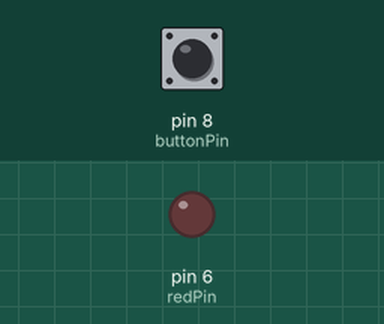
A sketch run on a simulated Arduino Uno, built with avr-gcc and run on an emulated ATmega328P. On the bench: output pins drawn as LEDs (lit = HIGH). The inputs (shaded band) are chosen by the test bench; at power-on: pin 8 (buttonPin) LOW. What the sketch prints to the serial monitor is not drawn.

Above: at 1.2 s.
1.3 s: pin 8 (buttonPin) pulled HIGH for 0.15 s
At 2.6 s:
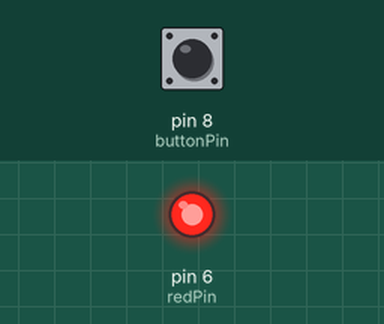
2.9 s: pin 8 (buttonPin) pulled HIGH for 1 s
At 4.0 s:
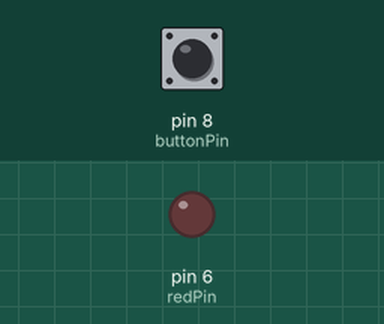
5.4 s: pin 8 (buttonPin) pulled HIGH for 3.2 s
At 6.0 s:
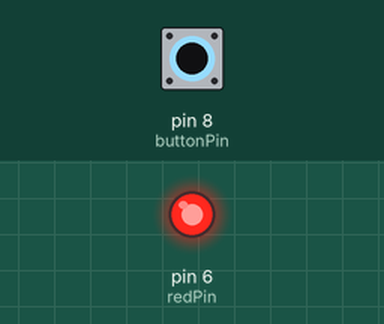
Timing chart, 0 to 8.4 s (numbered marks = the images above; inputs shaded):
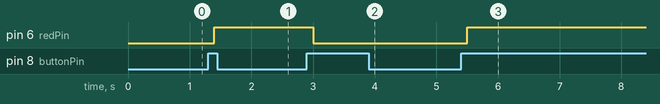

The sketch:

Lesson28_New_Ard.ino
```cpp
int redPin = 6;
int buttonPin = 8;
int buttonRead;
int DT = 100;
int ledState = 0;
int buttonNew;
int buttonOld = 1;


void setup() {
  // put your setup code here, to run once:
Serial.begin(9600);
pinMode(redPin,OUTPUT);
pinMode(buttonPin,INPUT);

}

void loop() {
  // put your main code here, to run repeatedly:

buttonNew = digitalRead(buttonPin);
Serial.println(buttonRead);
delay(DT);


if (buttonOld == 0 && buttonNew == 1){
  if (ledState == 0){
    digitalWrite(redPin,HIGH);
    ledState=1;
     }
  else {
    digitalWrite(redPin,LOW);
    ledState=0;
    }
  }
buttonOld = buttonNew;
}
```

Measured:
- after the input at 1.3 s, pin 6 (redPin): LOW → HIGH after 0.10 s
- after the input at 2.9 s, pin 6 (redPin): HIGH → LOW after 0.10 s
- after the input at 5.4 s, pin 6 (redPin): LOW → HIGH after 0.11 s
